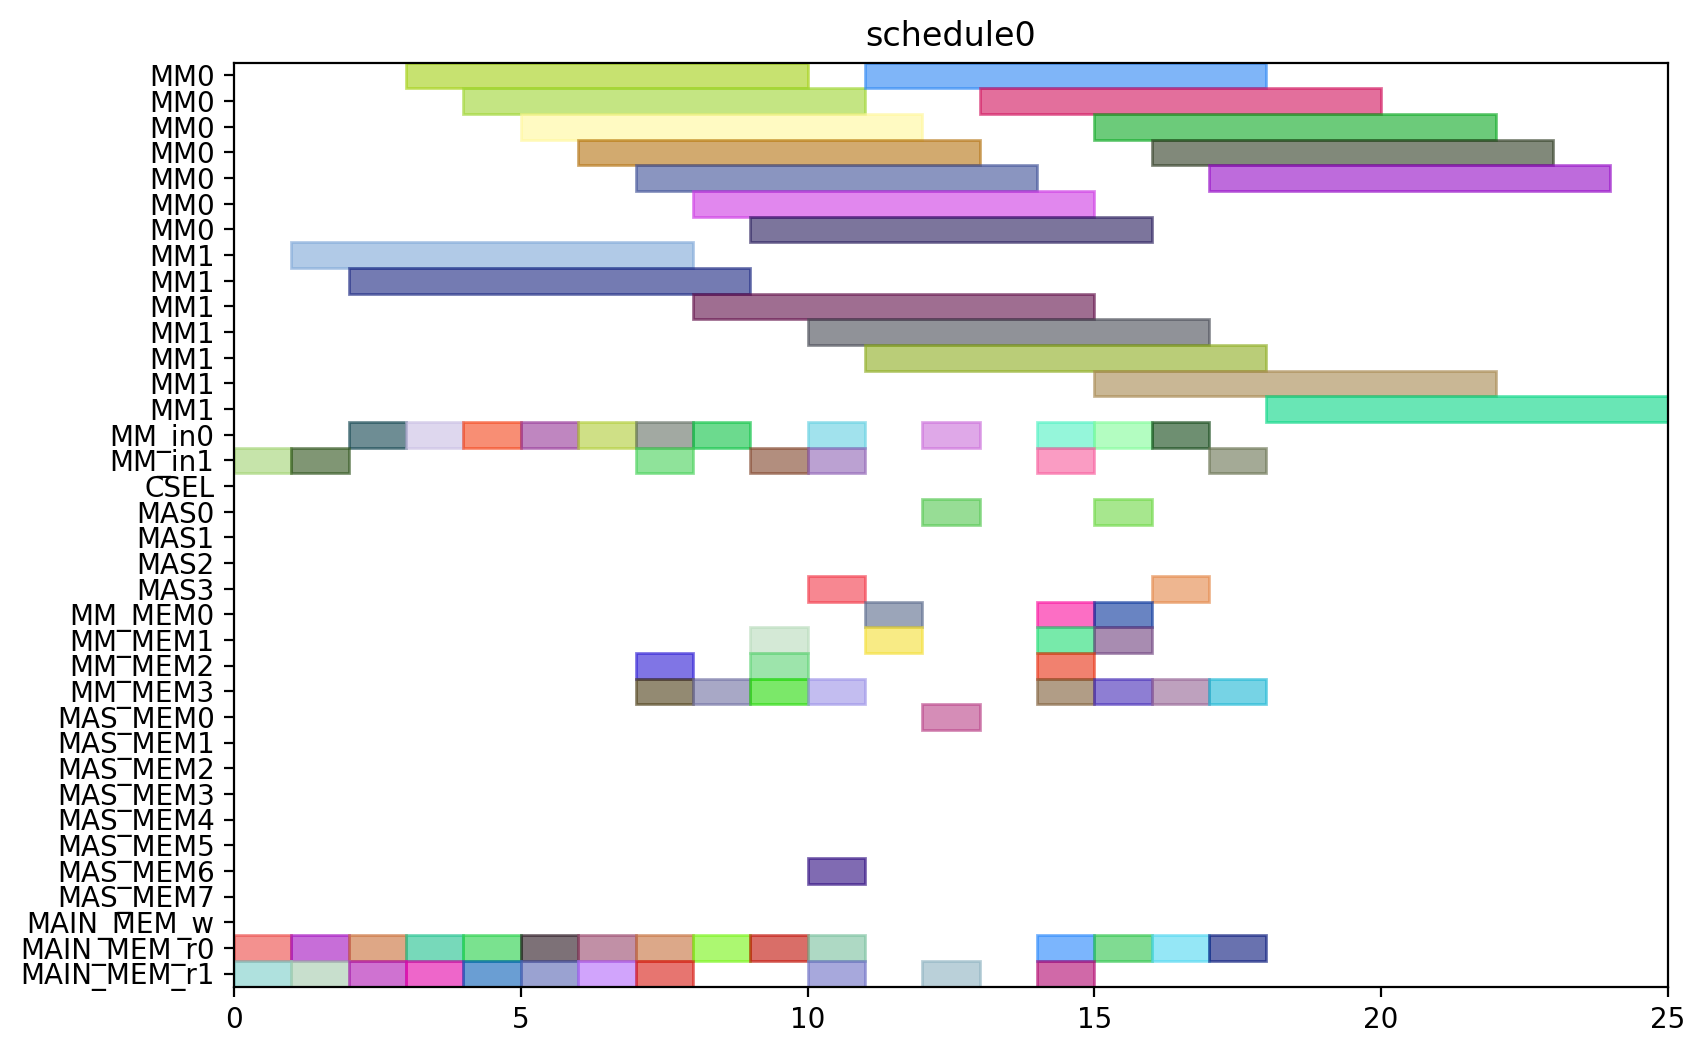

Recreate this plot in Python.
from pyschedule import Scenario, solvers, plotters, alt


def solve():
	horizon = 120
	S = Scenario("schedule0", horizon=horizon)

	# resource
	MM = S.Resources('MM', num=2, size=7)
	MM_in = S.Resources('MM_in', num=2)
	CSEL = S.Resource('CSEL')
	MAS = S.Resources('MAS', num=4, size=1, periods=range(1, horizon))
	MM_MEM = S.Resources('MM_MEM', num=4)
	MAS_MEM = S.Resources('MAS_MEM', num=8)
	MAIN_MEM_w = S.Resource('MAIN_MEM_w', size=1)
	MAIN_MEM_r = S.Resources('MAIN_MEM_r', num=2)

	# result of previous scheduling

	# new tasks
	Z_exp2 = S.Task('Z_exp2', length=7, delay_cost=1)
	Z_exp2 += alt(MM)
	Z_exp2_in = S.Task('Z_exp2_in', length=1, delay_cost=1)
	Z_exp2_in += alt(MM_in)
	S += Z_exp2_in*MM_in[0]<=Z_exp2*MM[0]
	S += Z_exp2_in*MM_in[1]<=Z_exp2*MM[1]
	Z_exp2_mem0 = S.Task('Z_exp2_mem0', length=1, delay_cost=1)
	Z_exp2_mem0 += MAIN_MEM_r[0]
	S += Z_exp2_mem0 <= Z_exp2

	Z_exp2_mem1 = S.Task('Z_exp2_mem1', length=1, delay_cost=1)
	Z_exp2_mem1 += MAIN_MEM_r[1]
	S += Z_exp2_mem1 <= Z_exp2

	NX0 = S.Task('NX0', length=7, delay_cost=1)
	NX0 += alt(MM)
	NX0_in = S.Task('NX0_in', length=1, delay_cost=1)
	NX0_in += alt(MM_in)
	S += NX0_in*MM_in[0]<=NX0*MM[0]
	S += NX0_in*MM_in[1]<=NX0*MM[1]
	NX0_mem0 = S.Task('NX0_mem0', length=1, delay_cost=1)
	NX0_mem0 += MAIN_MEM_r[0]
	S += NX0_mem0 <= NX0

	NX0_mem1 = S.Task('NX0_mem1', length=1, delay_cost=1)
	NX0_mem1 += MAIN_MEM_r[1]
	S += NX0_mem1 <= NX0

	k0_10_Z1 = S.Task('k0_10_Z1', length=7, delay_cost=1)
	k0_10_Z1 += alt(MM)
	k0_10_Z1_in = S.Task('k0_10_Z1_in', length=1, delay_cost=1)
	k0_10_Z1_in += alt(MM_in)
	S += k0_10_Z1_in*MM_in[0]<=k0_10_Z1*MM[0]
	S += k0_10_Z1_in*MM_in[1]<=k0_10_Z1*MM[1]
	k0_10_Z1_mem0 = S.Task('k0_10_Z1_mem0', length=1, delay_cost=1)
	k0_10_Z1_mem0 += MAIN_MEM_r[0]
	S += k0_10_Z1_mem0 <= k0_10_Z1

	k0_10_Z1_mem1 = S.Task('k0_10_Z1_mem1', length=1, delay_cost=1)
	k0_10_Z1_mem1 += MAIN_MEM_r[1]
	S += k0_10_Z1_mem1 <= k0_10_Z1

	DX0 = S.Task('DX0', length=7, delay_cost=1)
	DX0 += alt(MM)
	DX0_in = S.Task('DX0_in', length=1, delay_cost=1)
	DX0_in += alt(MM_in)
	S += DX0_in*MM_in[0]<=DX0*MM[0]
	S += DX0_in*MM_in[1]<=DX0*MM[1]
	DX0_mem0 = S.Task('DX0_mem0', length=1, delay_cost=1)
	DX0_mem0 += MAIN_MEM_r[0]
	S += DX0_mem0 <= DX0

	DX0_mem1 = S.Task('DX0_mem1', length=1, delay_cost=1)
	DX0_mem1 += MAIN_MEM_r[1]
	S += DX0_mem1 <= DX0

	NY0 = S.Task('NY0', length=7, delay_cost=1)
	NY0 += alt(MM)
	NY0_in = S.Task('NY0_in', length=1, delay_cost=1)
	NY0_in += alt(MM_in)
	S += NY0_in*MM_in[0]<=NY0*MM[0]
	S += NY0_in*MM_in[1]<=NY0*MM[1]
	NY0_mem0 = S.Task('NY0_mem0', length=1, delay_cost=1)
	NY0_mem0 += MAIN_MEM_r[0]
	S += NY0_mem0 <= NY0

	NY0_mem1 = S.Task('NY0_mem1', length=1, delay_cost=1)
	NY0_mem1 += MAIN_MEM_r[1]
	S += NY0_mem1 <= NY0

	k2_14_Z1 = S.Task('k2_14_Z1', length=7, delay_cost=1)
	k2_14_Z1 += alt(MM)
	k2_14_Z1_in = S.Task('k2_14_Z1_in', length=1, delay_cost=1)
	k2_14_Z1_in += alt(MM_in)
	S += k2_14_Z1_in*MM_in[0]<=k2_14_Z1*MM[0]
	S += k2_14_Z1_in*MM_in[1]<=k2_14_Z1*MM[1]
	k2_14_Z1_mem0 = S.Task('k2_14_Z1_mem0', length=1, delay_cost=1)
	k2_14_Z1_mem0 += MAIN_MEM_r[0]
	S += k2_14_Z1_mem0 <= k2_14_Z1

	k2_14_Z1_mem1 = S.Task('k2_14_Z1_mem1', length=1, delay_cost=1)
	k2_14_Z1_mem1 += MAIN_MEM_r[1]
	S += k2_14_Z1_mem1 <= k2_14_Z1

	DY0 = S.Task('DY0', length=7, delay_cost=1)
	DY0 += alt(MM)
	DY0_in = S.Task('DY0_in', length=1, delay_cost=1)
	DY0_in += alt(MM_in)
	S += DY0_in*MM_in[0]<=DY0*MM[0]
	S += DY0_in*MM_in[1]<=DY0*MM[1]
	DY0_mem0 = S.Task('DY0_mem0', length=1, delay_cost=1)
	DY0_mem0 += MAIN_MEM_r[0]
	S += DY0_mem0 <= DY0

	DY0_mem1 = S.Task('DY0_mem1', length=1, delay_cost=1)
	DY0_mem1 += MAIN_MEM_r[1]
	S += DY0_mem1 <= DY0

	Z_exp3 = S.Task('Z_exp3', length=7, delay_cost=1)
	Z_exp3 += alt(MM)
	Z_exp3_in = S.Task('Z_exp3_in', length=1, delay_cost=1)
	Z_exp3_in += alt(MM_in)
	S += Z_exp3_in*MM_in[0]<=Z_exp3*MM[0]
	S += Z_exp3_in*MM_in[1]<=Z_exp3*MM[1]
	Z_exp3_mem0 = S.Task('Z_exp3_mem0', length=1, delay_cost=1)
	Z_exp3_mem0 += alt(MM_MEM)
	S += (Z_exp2*MM[0])-1 < Z_exp3_mem0*MM_MEM[0]
	S += (Z_exp2*MM[1])-1 < Z_exp3_mem0*MM_MEM[2]
	S += Z_exp3_mem0 <= Z_exp3

	Z_exp3_mem1 = S.Task('Z_exp3_mem1', length=1, delay_cost=1)
	Z_exp3_mem1 += MAIN_MEM_r[1]
	S += Z_exp3_mem1 <= Z_exp3

	NX1_ = S.Task('NX1_', length=1, delay_cost=1)
	NX1_ += alt(MAS)
	NX1__mem0 = S.Task('NX1__mem0', length=1, delay_cost=1)
	NX1__mem0 += alt(MM_MEM)
	S += (NX0*MM[0])-1 < NX1__mem0*MM_MEM[0]
	S += (NX0*MM[1])-1 < NX1__mem0*MM_MEM[2]
	S += NX1__mem0 <= NX1_

	NX1__mem1 = S.Task('NX1__mem1', length=1, delay_cost=1)
	NX1__mem1 += alt(MM_MEM)
	S += (k0_10_Z1*MM[0])-1 < NX1__mem1*MM_MEM[1]
	S += (k0_10_Z1*MM[1])-1 < NX1__mem1*MM_MEM[3]
	S += NX1__mem1 <= NX1_

	k0_9_Z2 = S.Task('k0_9_Z2', length=7, delay_cost=1)
	k0_9_Z2 += alt(MM)
	k0_9_Z2_in = S.Task('k0_9_Z2_in', length=1, delay_cost=1)
	k0_9_Z2_in += alt(MM_in)
	S += k0_9_Z2_in*MM_in[0]<=k0_9_Z2*MM[0]
	S += k0_9_Z2_in*MM_in[1]<=k0_9_Z2*MM[1]
	k0_9_Z2_mem0 = S.Task('k0_9_Z2_mem0', length=1, delay_cost=1)
	k0_9_Z2_mem0 += MAIN_MEM_r[0]
	S += k0_9_Z2_mem0 <= k0_9_Z2

	k0_9_Z2_mem1 = S.Task('k0_9_Z2_mem1', length=1, delay_cost=1)
	k0_9_Z2_mem1 += alt(MM_MEM)
	S += (Z_exp2*MM[0])-1 < k0_9_Z2_mem1*MM_MEM[1]
	S += (Z_exp2*MM[1])-1 < k0_9_Z2_mem1*MM_MEM[3]
	S += k0_9_Z2_mem1 <= k0_9_Z2

	k1_9_Z2 = S.Task('k1_9_Z2', length=7, delay_cost=1)
	k1_9_Z2 += alt(MM)
	k1_9_Z2_in = S.Task('k1_9_Z2_in', length=1, delay_cost=1)
	k1_9_Z2_in += alt(MM_in)
	S += k1_9_Z2_in*MM_in[0]<=k1_9_Z2*MM[0]
	S += k1_9_Z2_in*MM_in[1]<=k1_9_Z2*MM[1]
	k1_9_Z2_mem0 = S.Task('k1_9_Z2_mem0', length=1, delay_cost=1)
	k1_9_Z2_mem0 += MAIN_MEM_r[0]
	S += k1_9_Z2_mem0 <= k1_9_Z2

	k1_9_Z2_mem1 = S.Task('k1_9_Z2_mem1', length=1, delay_cost=1)
	k1_9_Z2_mem1 += alt(MM_MEM)
	S += (Z_exp2*MM[0])-1 < k1_9_Z2_mem1*MM_MEM[1]
	S += (Z_exp2*MM[1])-1 < k1_9_Z2_mem1*MM_MEM[3]
	S += k1_9_Z2_mem1 <= k1_9_Z2

	NY1_ = S.Task('NY1_', length=1, delay_cost=1)
	NY1_ += alt(MAS)
	NY1__mem0 = S.Task('NY1__mem0', length=1, delay_cost=1)
	NY1__mem0 += alt(MM_MEM)
	S += (NY0*MM[0])-1 < NY1__mem0*MM_MEM[0]
	S += (NY0*MM[1])-1 < NY1__mem0*MM_MEM[2]
	S += NY1__mem0 <= NY1_

	NY1__mem1 = S.Task('NY1__mem1', length=1, delay_cost=1)
	NY1__mem1 += alt(MM_MEM)
	S += (k2_14_Z1*MM[0])-1 < NY1__mem1*MM_MEM[1]
	S += (k2_14_Z1*MM[1])-1 < NY1__mem1*MM_MEM[3]
	S += NY1__mem1 <= NY1_

	k2_13_Z2 = S.Task('k2_13_Z2', length=7, delay_cost=1)
	k2_13_Z2 += alt(MM)
	k2_13_Z2_in = S.Task('k2_13_Z2_in', length=1, delay_cost=1)
	k2_13_Z2_in += alt(MM_in)
	S += k2_13_Z2_in*MM_in[0]<=k2_13_Z2*MM[0]
	S += k2_13_Z2_in*MM_in[1]<=k2_13_Z2*MM[1]
	k2_13_Z2_mem0 = S.Task('k2_13_Z2_mem0', length=1, delay_cost=1)
	k2_13_Z2_mem0 += MAIN_MEM_r[0]
	S += k2_13_Z2_mem0 <= k2_13_Z2

	k2_13_Z2_mem1 = S.Task('k2_13_Z2_mem1', length=1, delay_cost=1)
	k2_13_Z2_mem1 += alt(MM_MEM)
	S += (Z_exp2*MM[0])-1 < k2_13_Z2_mem1*MM_MEM[1]
	S += (Z_exp2*MM[1])-1 < k2_13_Z2_mem1*MM_MEM[3]
	S += k2_13_Z2_mem1 <= k2_13_Z2

	k3_14_Z2 = S.Task('k3_14_Z2', length=7, delay_cost=1)
	k3_14_Z2 += alt(MM)
	k3_14_Z2_in = S.Task('k3_14_Z2_in', length=1, delay_cost=1)
	k3_14_Z2_in += alt(MM_in)
	S += k3_14_Z2_in*MM_in[0]<=k3_14_Z2*MM[0]
	S += k3_14_Z2_in*MM_in[1]<=k3_14_Z2*MM[1]
	k3_14_Z2_mem0 = S.Task('k3_14_Z2_mem0', length=1, delay_cost=1)
	k3_14_Z2_mem0 += MAIN_MEM_r[0]
	S += k3_14_Z2_mem0 <= k3_14_Z2

	k3_14_Z2_mem1 = S.Task('k3_14_Z2_mem1', length=1, delay_cost=1)
	k3_14_Z2_mem1 += alt(MM_MEM)
	S += (Z_exp2*MM[0])-1 < k3_14_Z2_mem1*MM_MEM[1]
	S += (Z_exp2*MM[1])-1 < k3_14_Z2_mem1*MM_MEM[3]
	S += k3_14_Z2_mem1 <= k3_14_Z2

	Z_exp4 = S.Task('Z_exp4', length=7, delay_cost=1)
	Z_exp4 += alt(MM)
	Z_exp4_in = S.Task('Z_exp4_in', length=1, delay_cost=1)
	Z_exp4_in += alt(MM_in)
	S += Z_exp4_in*MM_in[0]<=Z_exp4*MM[0]
	S += Z_exp4_in*MM_in[1]<=Z_exp4*MM[1]
	Z_exp4_mem0 = S.Task('Z_exp4_mem0', length=1, delay_cost=1)
	Z_exp4_mem0 += alt(MM_MEM)
	S += (Z_exp3*MM[0])-1 < Z_exp4_mem0*MM_MEM[0]
	S += (Z_exp3*MM[1])-1 < Z_exp4_mem0*MM_MEM[2]
	S += Z_exp4_mem0 <= Z_exp4

	Z_exp4_mem1 = S.Task('Z_exp4_mem1', length=1, delay_cost=1)
	Z_exp4_mem1 += MAIN_MEM_r[1]
	S += Z_exp4_mem1 <= Z_exp4

	NX1 = S.Task('NX1', length=7, delay_cost=1)
	NX1 += alt(MM)
	NX1_in = S.Task('NX1_in', length=1, delay_cost=1)
	NX1_in += alt(MM_in)
	S += NX1_in*MM_in[0]<=NX1*MM[0]
	S += NX1_in*MM_in[1]<=NX1*MM[1]
	NX1_mem0 = S.Task('NX1_mem0', length=1, delay_cost=1)
	NX1_mem0 += alt(MAS_MEM)
	S += (NX1_*MAS[0])-1 < NX1_mem0*MAS_MEM[0]
	S += (NX1_*MAS[1])-1 < NX1_mem0*MAS_MEM[2]
	S += (NX1_*MAS[2])-1 < NX1_mem0*MAS_MEM[4]
	S += (NX1_*MAS[3])-1 < NX1_mem0*MAS_MEM[6]
	S += NX1_mem0 <= NX1

	NX1_mem1 = S.Task('NX1_mem1', length=1, delay_cost=1)
	NX1_mem1 += MAIN_MEM_r[1]
	S += NX1_mem1 <= NX1

	k0_8_Z3 = S.Task('k0_8_Z3', length=7, delay_cost=1)
	k0_8_Z3 += alt(MM)
	k0_8_Z3_in = S.Task('k0_8_Z3_in', length=1, delay_cost=1)
	k0_8_Z3_in += alt(MM_in)
	S += k0_8_Z3_in*MM_in[0]<=k0_8_Z3*MM[0]
	S += k0_8_Z3_in*MM_in[1]<=k0_8_Z3*MM[1]
	k0_8_Z3_mem0 = S.Task('k0_8_Z3_mem0', length=1, delay_cost=1)
	k0_8_Z3_mem0 += MAIN_MEM_r[0]
	S += k0_8_Z3_mem0 <= k0_8_Z3

	k0_8_Z3_mem1 = S.Task('k0_8_Z3_mem1', length=1, delay_cost=1)
	k0_8_Z3_mem1 += alt(MM_MEM)
	S += (Z_exp3*MM[0])-1 < k0_8_Z3_mem1*MM_MEM[1]
	S += (Z_exp3*MM[1])-1 < k0_8_Z3_mem1*MM_MEM[3]
	S += k0_8_Z3_mem1 <= k0_8_Z3

	DX1_ = S.Task('DX1_', length=1, delay_cost=1)
	DX1_ += alt(MAS)
	DX1__mem0 = S.Task('DX1__mem0', length=1, delay_cost=1)
	DX1__mem0 += alt(MM_MEM)
	S += (DX0*MM[0])-1 < DX1__mem0*MM_MEM[0]
	S += (DX0*MM[1])-1 < DX1__mem0*MM_MEM[2]
	S += DX1__mem0 <= DX1_

	DX1__mem1 = S.Task('DX1__mem1', length=1, delay_cost=1)
	DX1__mem1 += alt(MM_MEM)
	S += (k1_9_Z2*MM[0])-1 < DX1__mem1*MM_MEM[1]
	S += (k1_9_Z2*MM[1])-1 < DX1__mem1*MM_MEM[3]
	S += DX1__mem1 <= DX1_

	k1_8_Z3 = S.Task('k1_8_Z3', length=7, delay_cost=1)
	k1_8_Z3 += alt(MM)
	k1_8_Z3_in = S.Task('k1_8_Z3_in', length=1, delay_cost=1)
	k1_8_Z3_in += alt(MM_in)
	S += k1_8_Z3_in*MM_in[0]<=k1_8_Z3*MM[0]
	S += k1_8_Z3_in*MM_in[1]<=k1_8_Z3*MM[1]
	k1_8_Z3_mem0 = S.Task('k1_8_Z3_mem0', length=1, delay_cost=1)
	k1_8_Z3_mem0 += MAIN_MEM_r[0]
	S += k1_8_Z3_mem0 <= k1_8_Z3

	k1_8_Z3_mem1 = S.Task('k1_8_Z3_mem1', length=1, delay_cost=1)
	k1_8_Z3_mem1 += alt(MM_MEM)
	S += (Z_exp3*MM[0])-1 < k1_8_Z3_mem1*MM_MEM[1]
	S += (Z_exp3*MM[1])-1 < k1_8_Z3_mem1*MM_MEM[3]
	S += k1_8_Z3_mem1 <= k1_8_Z3

	NY1 = S.Task('NY1', length=7, delay_cost=1)
	NY1 += alt(MM)
	NY1_in = S.Task('NY1_in', length=1, delay_cost=1)
	NY1_in += alt(MM_in)
	S += NY1_in*MM_in[0]<=NY1*MM[0]
	S += NY1_in*MM_in[1]<=NY1*MM[1]
	NY1_mem0 = S.Task('NY1_mem0', length=1, delay_cost=1)
	NY1_mem0 += alt(MAS_MEM)
	S += (NY1_*MAS[0])-1 < NY1_mem0*MAS_MEM[0]
	S += (NY1_*MAS[1])-1 < NY1_mem0*MAS_MEM[2]
	S += (NY1_*MAS[2])-1 < NY1_mem0*MAS_MEM[4]
	S += (NY1_*MAS[3])-1 < NY1_mem0*MAS_MEM[6]
	S += NY1_mem0 <= NY1

	NY1_mem1 = S.Task('NY1_mem1', length=1, delay_cost=1)
	NY1_mem1 += MAIN_MEM_r[1]
	S += NY1_mem1 <= NY1

	k2_12_Z3 = S.Task('k2_12_Z3', length=7, delay_cost=1)
	k2_12_Z3 += alt(MM)
	k2_12_Z3_in = S.Task('k2_12_Z3_in', length=1, delay_cost=1)
	k2_12_Z3_in += alt(MM_in)
	S += k2_12_Z3_in*MM_in[0]<=k2_12_Z3*MM[0]
	S += k2_12_Z3_in*MM_in[1]<=k2_12_Z3*MM[1]
	k2_12_Z3_mem0 = S.Task('k2_12_Z3_mem0', length=1, delay_cost=1)
	k2_12_Z3_mem0 += MAIN_MEM_r[0]
	S += k2_12_Z3_mem0 <= k2_12_Z3

	k2_12_Z3_mem1 = S.Task('k2_12_Z3_mem1', length=1, delay_cost=1)
	k2_12_Z3_mem1 += alt(MM_MEM)
	S += (Z_exp3*MM[0])-1 < k2_12_Z3_mem1*MM_MEM[1]
	S += (Z_exp3*MM[1])-1 < k2_12_Z3_mem1*MM_MEM[3]
	S += k2_12_Z3_mem1 <= k2_12_Z3

	DY1_ = S.Task('DY1_', length=1, delay_cost=1)
	DY1_ += alt(MAS)
	DY1__mem0 = S.Task('DY1__mem0', length=1, delay_cost=1)
	DY1__mem0 += alt(MM_MEM)
	S += (DY0*MM[0])-1 < DY1__mem0*MM_MEM[0]
	S += (DY0*MM[1])-1 < DY1__mem0*MM_MEM[2]
	S += DY1__mem0 <= DY1_

	DY1__mem1 = S.Task('DY1__mem1', length=1, delay_cost=1)
	DY1__mem1 += alt(MM_MEM)
	S += (k3_14_Z2*MM[0])-1 < DY1__mem1*MM_MEM[1]
	S += (k3_14_Z2*MM[1])-1 < DY1__mem1*MM_MEM[3]
	S += DY1__mem1 <= DY1_

	k3_13_Z3 = S.Task('k3_13_Z3', length=7, delay_cost=1)
	k3_13_Z3 += alt(MM)
	k3_13_Z3_in = S.Task('k3_13_Z3_in', length=1, delay_cost=1)
	k3_13_Z3_in += alt(MM_in)
	S += k3_13_Z3_in*MM_in[0]<=k3_13_Z3*MM[0]
	S += k3_13_Z3_in*MM_in[1]<=k3_13_Z3*MM[1]
	k3_13_Z3_mem0 = S.Task('k3_13_Z3_mem0', length=1, delay_cost=1)
	k3_13_Z3_mem0 += MAIN_MEM_r[0]
	S += k3_13_Z3_mem0 <= k3_13_Z3

	k3_13_Z3_mem1 = S.Task('k3_13_Z3_mem1', length=1, delay_cost=1)
	k3_13_Z3_mem1 += alt(MM_MEM)
	S += (Z_exp3*MM[0])-1 < k3_13_Z3_mem1*MM_MEM[1]
	S += (Z_exp3*MM[1])-1 < k3_13_Z3_mem1*MM_MEM[3]
	S += k3_13_Z3_mem1 <= k3_13_Z3

	solvers.mip.solve(S,msg=1,kind='CPLEX',ratio_gap=1.01)

	solution = [['hoge']*len(S.solution()[1]) for i in range(len(S.solution()))]
	for i in range(len(S.solution())):
		for j in range(len(S.solution()[i])):
			solution[i][j]=str(S.solution()[i][j])
	print(solution)

	cycles = int(solution[-1][3])

	pic_file_name = "/home/mfukuda/ABE/multiRAM_multiMAS_16mux/scheduling_result/stage7MM2_stage1MAS4/ISOGENY/schedule0.png"
	if(S.solution() != []):
		plotters.matplotlib.plot(S,img_filename=pic_file_name, show_task_labels=False, fig_size=(cycles*0.25+3, 6))

	return solution
